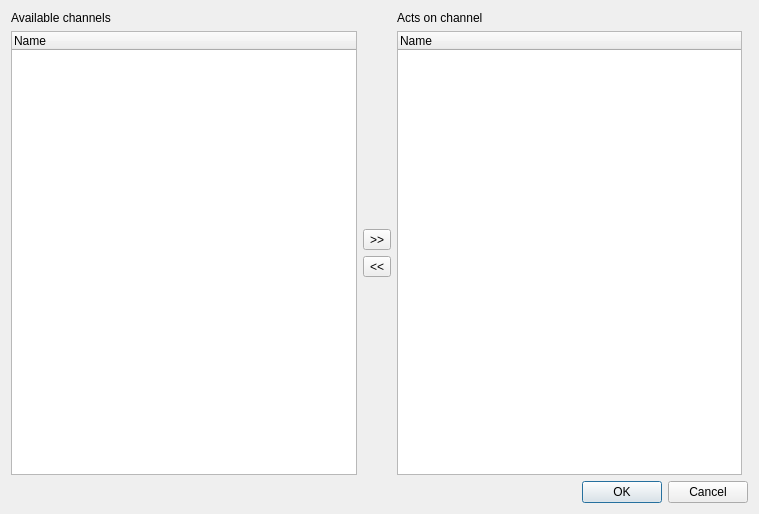
<?xml version="1.0" encoding="UTF-8"?>
<ui version="4.0">
 <class>ActsOnChannelDialog</class>
 <widget class="QDialog" name="ActsOnChannelDialog">
  <property name="geometry">
   <rect>
    <x>0</x>
    <y>0</y>
    <width>759</width>
    <height>514</height>
   </rect>
  </property>
  <property name="windowTitle">
   <string>Fixture Acts on Channels Editor</string>
  </property>
  <layout class="QGridLayout" name="gridLayout">
   <item row="2" column="0" colspan="4">
    <widget class="QDialogButtonBox" name="buttonBox">
     <property name="orientation">
      <enum>Qt::Horizontal</enum>
     </property>
     <property name="standardButtons">
      <set>QDialogButtonBox::Cancel|QDialogButtonBox::Ok</set>
     </property>
    </widget>
   </item>
   <item row="1" column="1">
    <layout class="QVBoxLayout" name="verticalLayout">
     <item>
      <spacer name="verticalSpacer">
       <property name="orientation">
        <enum>Qt::Vertical</enum>
       </property>
       <property name="sizeHint" stdset="0">
        <size>
         <width>20</width>
         <height>40</height>
        </size>
       </property>
      </spacer>
     </item>
     <item>
      <widget class="QToolButton" name="m_addChannel">
       <property name="text">
        <string notr="true">&gt;&gt;</string>
       </property>
       <property name="iconSize">
        <size>
         <width>32</width>
         <height>32</height>
        </size>
       </property>
      </widget>
     </item>
     <item>
      <widget class="QToolButton" name="m_removeChannel">
       <property name="text">
        <string notr="true">&lt;&lt;</string>
       </property>
      </widget>
     </item>
     <item>
      <spacer name="verticalSpacer_2">
       <property name="orientation">
        <enum>Qt::Vertical</enum>
       </property>
       <property name="sizeHint" stdset="0">
        <size>
         <width>20</width>
         <height>40</height>
        </size>
       </property>
      </spacer>
     </item>
    </layout>
   </item>
   <item row="1" column="0">
    <widget class="QTreeWidget" name="m_allTree">
     <property name="alternatingRowColors">
      <bool>true</bool>
     </property>
     <property name="rootIsDecorated">
      <bool>false</bool>
     </property>
     <column>
      <property name="text">
       <string>Name</string>
      </property>
     </column>
    </widget>
   </item>
   <item row="0" column="0">
    <widget class="QLabel" name="label">
     <property name="text">
      <string>Available channels</string>
     </property>
    </widget>
   </item>
   <item row="0" column="2">
    <widget class="QLabel" name="label_2">
     <property name="text">
      <string>Acts on channel</string>
     </property>
    </widget>
   </item>
   <item row="1" column="2">
    <widget class="QTreeWidget" name="m_modeTree">
     <property name="alternatingRowColors">
      <bool>true</bool>
     </property>
     <property name="rootIsDecorated">
      <bool>false</bool>
     </property>
     <column>
      <property name="text">
       <string>Name</string>
      </property>
     </column>
    </widget>
   </item>
  </layout>
 </widget>
 <resources/>
 <connections/>
</ui>
